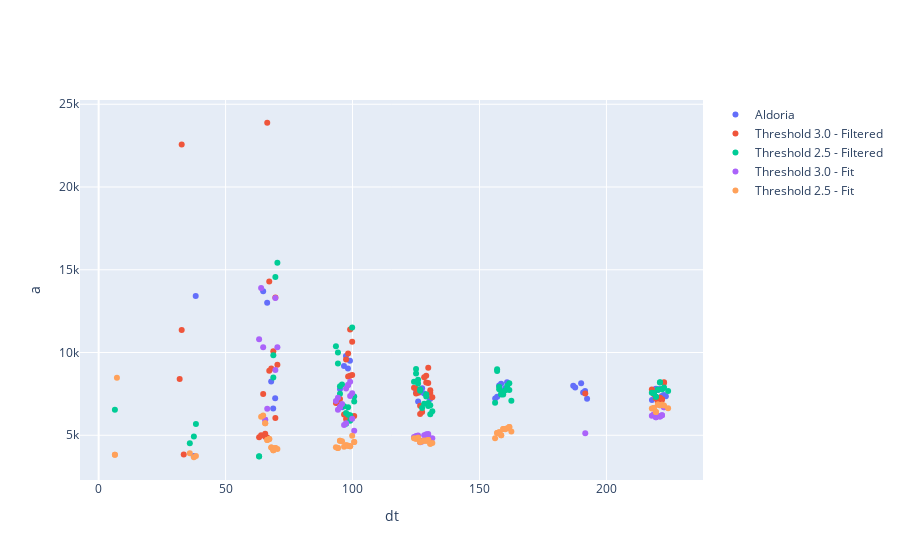
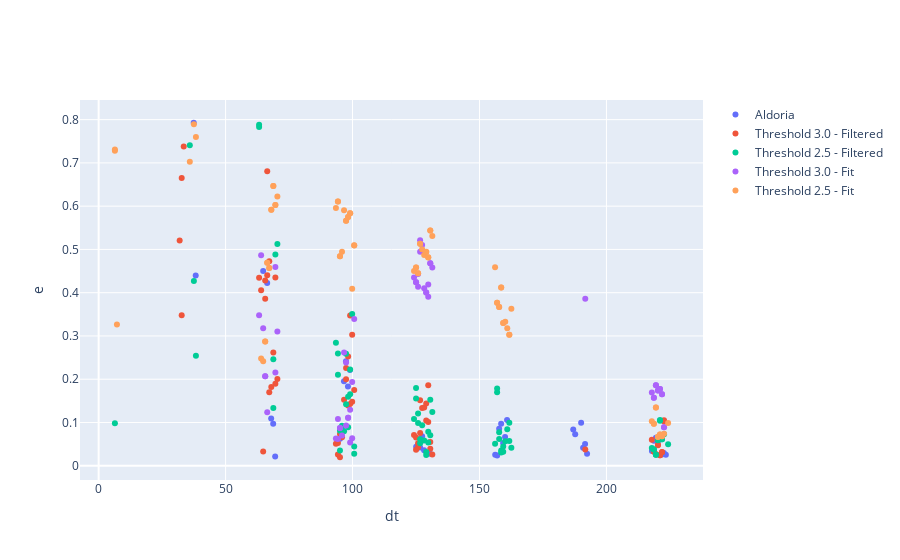

The code cell stored with these charts, in order, in its notebook:
### Code cell
# Plot dos Resultados:
plot_data(
    df_list=[tles_aldoria, tles_saipher_30_filtered, tles_saipher_25_filtered, tles_saipher_30_fit, tles_saipher_25_fit],
    legend=['Aldoria', 'Threshold 3.0 - Filtered', 'Threshold 2.5 - Filtered', 'Threshold 3.0 - Fit', 'Threshold 2.5 - Fit'],
    # df_list=[tles_aldoria, tles_saipher_30_filtered,tles_saipher_30_raw],
    # legend=['Aldoria', 'Threshold 3.0 - Filtered', 'Threshold 3.0 - Raw'],
    y_data=['a', 'e','i','w','omega'],
    x_data='dt',
    # h_dist=False
)
